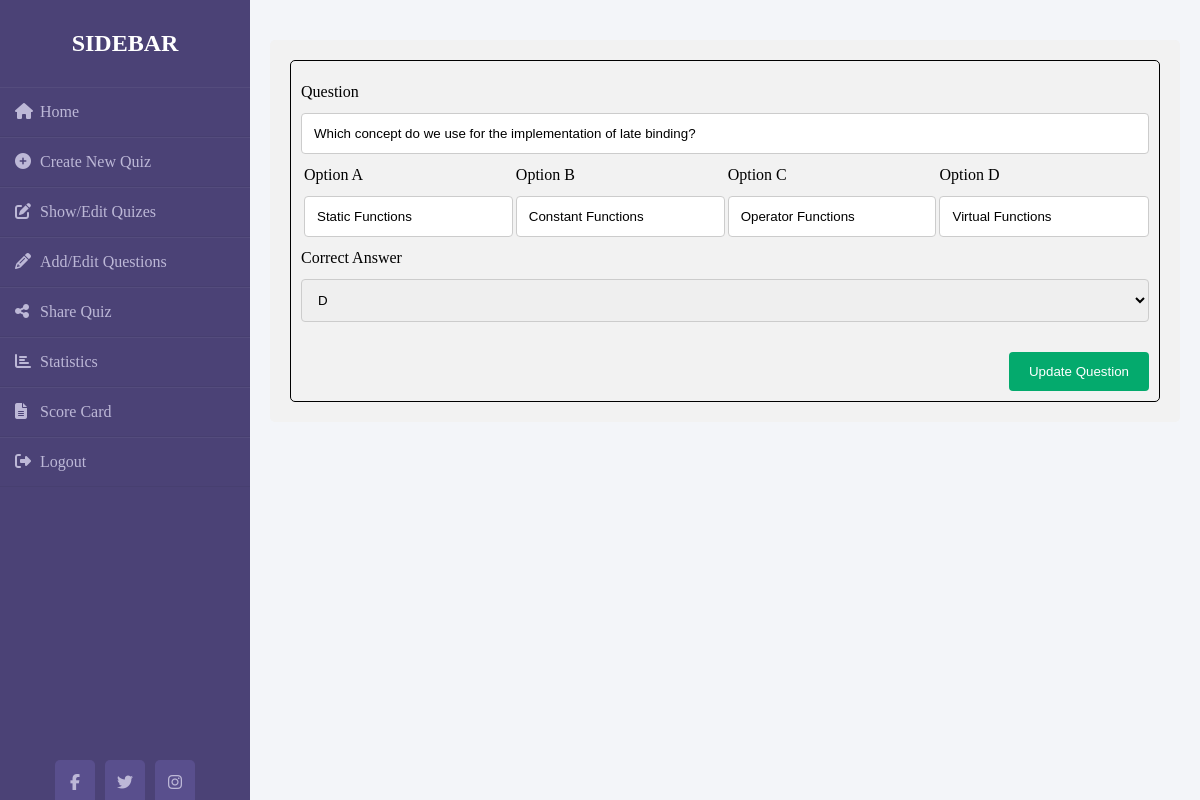
Screenshot of /Admin/Html/editQuesPage.php?id=162 (signed in) with the database file from the repository.
### tables this page shows
CREATE TABLE `questions` (
  `id` int(11) NOT NULL,
  `ques` varchar(255) DEFAULT NULL,
  `option1` varchar(255) DEFAULT NULL,
  `option2` varchar(255) DEFAULT NULL,
  `option3` varchar(255) DEFAULT NULL,
  `option4` varchar(255) DEFAULT NULL,
  `correctOption` varchar(255) DEFAULT NULL,
  `quizName` varchar(255) DEFAULT NULL,
  `quizStartTime` datetime DEFAULT NULL,
  `quizEndTime` datetime DEFAULT NULL,
  `adminEmail` varchar(255) DEFAULT NULL
);

### Admin/Html/editQuesPage.php (the view, shortened to what this page needs)
<!DOCTYPE html>
<html lang="en">
<head>
    <link rel="stylesheet" href="../Css/navBar.css">
    <link rel="stylesheet" href="../Css/home.css">
    <link rel="stylesheet" href="../Css/editQuiz.css">
    <link rel="stylesheet" href="../Css/showQuiz.css">
</head>
<?php
        $servername = "localhost";
        $username = "root";
        $password = "";
        $connection = mysqli_connect($servername, $username, $password);
        $id = $_GET['id'];
        $query1 = "SELECT * FROM `questions` WHERE id = '$id'";
        $result1 = mysqli_query($connection, $query1);
        $row = mysqli_fetch_array($result1);
?>
<body>
    <div class="wrapper">
        <div class="sidebar">
            <h2>Sidebar</h2>
            <ul>
                <li><a href="../home.php"><i class="fas fa-home"></i>Home</a></li>
                <li><a href="createQz.php"><i class="fas fa-plus-circle"></i>Create New Quiz</a></li>
                <li><a href="qzUpdate.php"><i class="fas fa-edit"></i>Show/Edit Quizes</a></li>
                <li><a href="updateQz.php"><i class="fas fas fa-pencil-alt"></i>Add/Edit Questions</a></li>
                <li><a href="shareQz.php"><i class="fas fas fa-share-alt"></i>Share Quiz</a></li>
                <li><a href="statistics.php"><i class="fas fas fa-chart-bar"></i>Statistics</a></li>
                <li><a href="scoreCard.php"><i class="fas fa-file-alt"></i>Score Card</a></li>
                <li><a href="logout.php"><i class="fas fa-sign-out-alt"></i>Logout</a></li>
            </ul>
            <div class="social_media">
                <a href="#"><i class="fab fa-facebook-f"></i></a>
                <a href="#"><i class="fab fa-twitter"></i></a>
                <a href="#"><i class="fab fa-instagram"></i></a>
            </div>
        </div>
        <div class="main_content">
            <div class="container">
                <form action="editQuesQuery.php" method = "post" id="quizForm">
                    <div id="questionsContainer">
                        <div class="question-row">
                            <div class="row">
                                <label>Question</label>
                                <input type="text" class="quiz" name="ques" value="<?php echo $row['ques']?>" placeholder="Enter the question"
                                    required autocomplete="off">
                            </div>
                            <div class="rowFlex">
                                <div class="row">
                                    <label>Option A</label>
                                    <input type="text" class="questions" value="<?php echo $row['option1']?>" name="option1" placeholder="Enter option A"
                                        required autocomplete="off">
                                </div>
                                <div class="row">
                                    <label>Option B</label>
                                    <input type="text" class="option" value="<?php echo $row['option2']?>"  name="option2" placeholder="Enter option B"
                                        required autocomplete="off">
                                </div>
                                <div class="row">
                                    <label>Option C</label>
                                    <input type="text" class="option" value="<?php echo $row['option3']?>"  name="option3" placeholder="Enter option C"
                                        required autocomplete="off">
                                </div>
                                <div class="row">
                                    <label>Option D</label>
                                    <input type="text" class="option select" value="<?php echo $row['option4']?>"  name="option4" placeholder="Enter option D"
                                        required autocomplete="off">
                                </div>
                            </div>
                            <div class="row">
                                <label>Correct Answer</label>
                                <select class="answer" name="correctAnswer" required>
                                    <option value="D" <?php if ($row['correctOption'] === 'D') echo 'selected'; ?>>D</option>
                            </select>
                            </div>
                        </div>
                    </div>
                    <div class="row">
                        <input type="submit" style="margin-top:30px"; value="Update Question">
                    </div>
                </form>
            </div>
            </div>
        </div>
</body>
</html>

### Admin/Css/navBar.css (style rules this page uses)
* { margin: 0; padding: 0; box-sizing: border-box; list-style: none; text-decoration: none; }
body { background-color: #f3f5f9; }
.wrapper { display: flex; position: relative; }
.sidebar { z-index: 1; width: 250px; height: 100%; background: #4b4276; padding: 30px 0px; position: fixed; transition: transform 0.3s ease-in-out; }
.sidebar h2 { color: #fff; text-transform: uppercase; text-align: center; margin-bottom: 30px; }
.sidebar ul li { padding: 15px; border-bottom: 1px solid #bdb8d7; border-bottom: 1px solid rgba(0, 0, 0, 0.05); border-top: 1px solid rgba(255, 255, 255, 0.05); }
.sidebar ul li a { color: #bdb8d7; display: block; }
.sidebar ul li a .fas { width: 25px; }
.sidebar .social_media { position: absolute; bottom: 0; left: 50%; transform: translateX(-50%); display: flex; }
.sidebar .social_media a { display: block; width: 40px; background: #594f8d; height: 40px; line-height: 45px; text-align: center; margin: 0 5px; color: #bdb8d7; border-top-left-radius: 5px; border-top-right-radius: 5px; }
.main_content { margin-left: 250px; min-height: 100vh; padding: 20px; transition: margin-left 0.3s ease-in-out; }

### Admin/Css/home.css (style rules this page uses)
.main_content { width: 100%; background-color: #FCCF31 + #F55555; height: 100vh; }

### Admin/Css/editQuiz.css (style rules this page uses)
.main_content { width: 100%; min-height: 100vh !important; }
#quizForm { border: 1px solid black; border-radius: 5px; padding: 10px; }
.container { border-radius: 5px; padding: 10px; padding: 20px; margin-top: 20px; border-radius: 5px; background-color: #f2f2f2; }
input[type="text"], input[type="number"], input[type="email"], select, textarea { width: 100%; border: none; padding: 12px; border: 1px solid #ccc; border-radius: 4px; box-sizing: border-box; resize: vertical; }
label { display: inline-block; padding: 12px 12px 12px 0; }
input[type="submit"] { float: right; padding: 12px 20px; background-color: #04AA6D; color: white; border: none; border-radius: 4px; cursor: pointer; }
.row:after { content: ""; display: table; clear: both; }
.rowFlex { display: flex; justify-content: space-between; }
.rowFlex .row { margin-left: 3px; }

### Admin/Css/showQuiz.css (style rules this page uses)
* { box-sizing: border-box; }
.main_content { overflow-x: hidden; }

### rows the page displays
questions: ques "Which concept do we use for the implementation of late binding?", option1 "Static Functions", option2 "Constant Functions", option3 "Operator Functions", option4 "Virtual Functions", correctAnswer "D"
